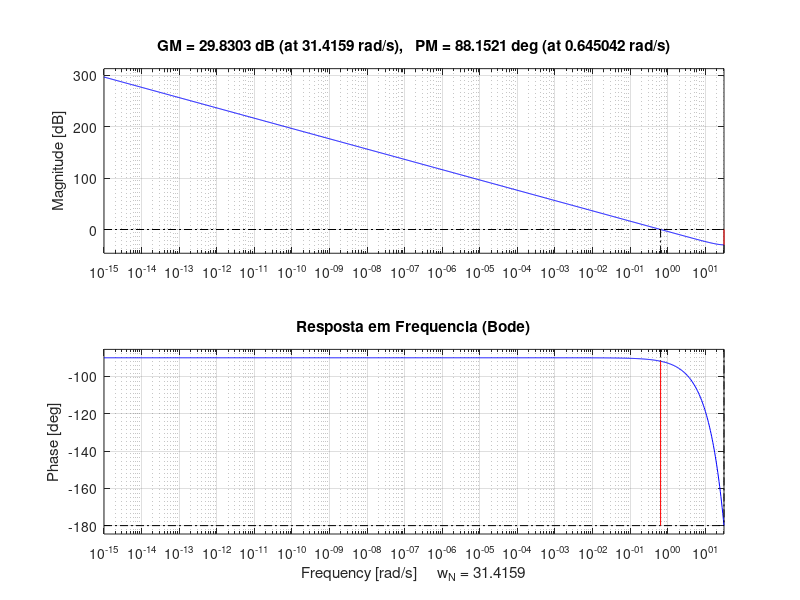

MATLAB code to generate this figure:
%% TAREFA 1 - Questão 4: Controle por Lugar das Raizes (Cancelamento)
clear; clc; close all;

%% 1. Parametros do Sistema
K_v = 1.0656; 
tau_v = 6.4751;
G_v_s = tf(K_v, [tau_v 1]);

K_tc = -6.3248;
tau_tc = 6.3248;
G_tc_s = tf(K_tc, [tau_tc 1]);

%% 2. Discretizacao do Sistema (Ts = 0.1s)
Ts = 0.1;
G_v_z = c2d(G_v_s, Ts, 'zoh');
[num_z, den_z] = tfdata(G_v_z, 'v');

b = num_z(2);      % Ganho discreto da planta
a = -den_z(2);     % Polo discreto da planta (Lento)

G_tc_z = c2d(G_tc_s, Ts, 'zoh');

%% 3. Requisitos de Projeto (Polo Desejado de 1a Ordem)
% Requisito: Tempo de acomodacao ts <= 4.5s
% Como usaremos cancelamento, o sistema em malha fechada será de 1a ordem pura.
% O tempo de acomodação (5%) de um sistema de 1a ordem é ts = 3 * tau
ts_mf = 4.5;
tau_mf = ts_mf / 3;

% Polo continuo (sd) e discreto (pd) desejado
sd = -1 / tau_mf;
pd = exp(sd * Ts); 

fprintf('--- Parametros do Projeto (Cancelamento) ---\n');
fprintf('Polo Desejado no Plano Z (pd): %.4f\n', pd);

%% 4. Projeto do Controlador (Cancelamento Polo-Zero)
% Controlador PI: C(z) = K * (z - zc) / (z - 1)

% 4.1 Escolha do Zero (zc) -> Cancelar a dinamica lenta do motor
zc = a; 
fprintf('\n--- Cancelamento ---\n');
fprintf('Zero do controlador colocado sobre o polo da planta (zc = a): %.4f\n', zc);

% 4.2 Calculo do Ganho (K)
% Com o polo 'a' cancelado pelo zero 'zc', a equacao caracteristica fica:
% 1 + K * [b / (z - 1)] = 0  =>  z - 1 + K*b = 0  => z = 1 - K*b
% Igualando ao nosso polo desejado: pd = 1 - K*b
K = (1 - pd) / b;

fprintf('\n--- Ganho Calculado ---\n');
fprintf('Ganho (K): %.4f\n\n', K);

%% 5. Montagem do Controlador e Analise
C_aux = tf([1 -zc], [1 -1], Ts);
C_z = K * C_aux;
L_z = C_aux * G_v_z; % Malha aberta (note que o polo a. e zero zc. se cancelam aqui)

figure('Name', 'Projeto Cancelamento - Lugar das Raizes', 'Position', [100 100 1200 800]);

% 5.1 Lugar das Raizes
subplot(2,2,1);
rlocus(L_z);
hold on;
plot(real(pd), imag(pd), 'rd', 'MarkerSize', 8, 'LineWidth', 2); 
title('Lugar das Raizes (Polo Cancelado)');
axis([0.8 1.05 -0.1 0.1]); 

% 5.2 Resposta ao Degrau (Referencia)
subplot(2,2,2);
H_mf = feedback(C_z * G_v_z, 1);
t_sim = 0:Ts:20;
step(H_mf, t_sim);
title('Seguimento de Referencia (\omega_{ref} = 1 rad/s)');
ylabel('Velocidade \omega [rad/s]');
grid on;

% 5.3 Resposta a Rejeicao de Perturbacao (Tc = 1 Nm)
subplot(2,2,3);
H_dist = G_tc_z / (1 + G_v_z * C_z);
step(H_dist, t_sim);
title('Rejeicao de Perturbacao (Tc = 1 Nm)');
ylabel('Variacao \Delta\omega');
grid on;

% 5.4 Resposta em Frequencia (Bode)
subplot(2,2,4);
margin(C_z * G_v_z);
title('Resposta em Frequencia (Bode)');
grid on;
